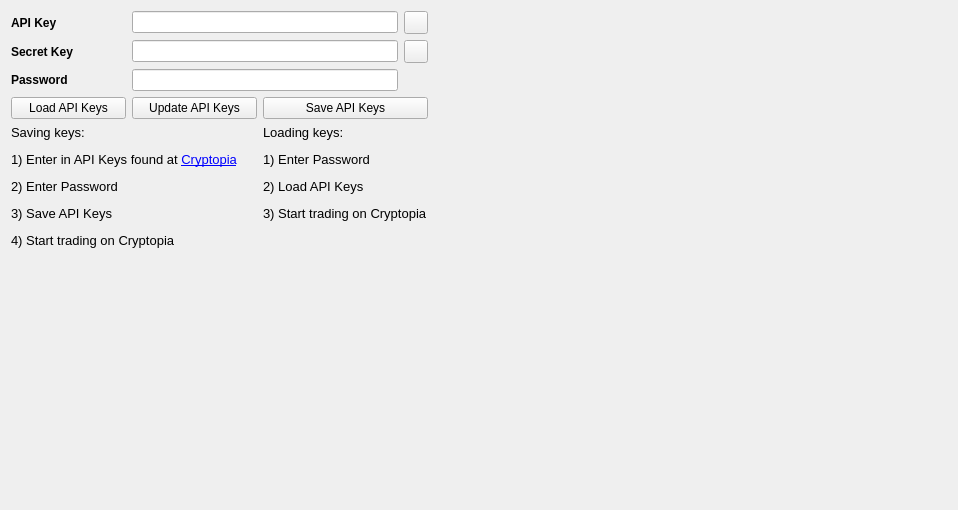
     <widget class="QWidget" name="ApiSettings">
      <attribute name="title">
       <string>Settings</string>
      </attribute>
      <layout class="QGridLayout" name="gridLayout">
       <item row="0" column="0">
        <widget class="QLabel" name="label_2">
         <property name="font">
          <font>
           <weight>75</weight>
           <bold>true</bold>
          </font>
         </property>
         <property name="text">
          <string>API Key</string>
         </property>
        </widget>
       </item>
       <item row="0" column="1" colspan="3">
        <widget class="QLineEdit" name="ApiKeyInput">
         <property name="text">
          <string/>
         </property>
        </widget>
       </item>
       <item row="0" column="4">
        <widget class="QToolButton" name="KeyPasteButton">
         <property name="toolTip">
          <string>Paste from clipboard</string>
         </property>
         <property name="text">
          <string/>
         </property>
         <property name="icon">
          <iconset>
           <normaloff>:/icons/editpaste</normaloff>:/icons/editpaste</iconset>
         </property>
         <property name="shortcut">
          <string>Alt+P</string>
         </property>
        </widget>
       </item>
       <item row="0" column="5" rowspan="6">
        <spacer name="horizontalSpacer_3">
         <property name="orientation">
          <enum>Qt::Horizontal</enum>
         </property>
         <property name="sizeHint" stdset="0">
          <size>
           <width>519</width>
           <height>488</height>
          </size>
         </property>
        </spacer>
       </item>
       <item row="1" column="0">
        <widget class="QLabel" name="label">
         <property name="font">
          <font>
           <weight>75</weight>
           <bold>true</bold>
          </font>
         </property>
         <property name="text">
          <string>Secret Key</string>
         </property>
        </widget>
       </item>
       <item row="1" column="1" colspan="3">
        <widget class="QLineEdit" name="SecretKeyInput"/>
       </item>
       <item row="1" column="4">
        <widget class="QToolButton" name="SecretPasteButton">
         <property name="toolTip">
          <string>Paste from clipboard</string>
         </property>
         <property name="text">
          <string/>
         </property>
         <property name="icon">
          <iconset>
           <normaloff>:/icons/editpaste</normaloff>:/icons/editpaste</iconset>
         </property>
         <property name="shortcut">
          <string>Alt+P</string>
         </property>
        </widget>
       </item>
       <item row="2" column="0">
        <widget class="QLabel" name="label_28">
         <property name="font">
          <font>
           <weight>75</weight>
           <bold>true</bold>
          </font>
         </property>
         <property name="text">
          <string>Password</string>
         </property>
        </widget>
       </item>
       <item row="2" column="1" colspan="3">
        <widget class="QLineEdit" name="PasswordInput">
         <property name="echoMode">
          <enum>QLineEdit::Password</enum>
         </property>
        </widget>
       </item>
       <item row="3" column="0">
        <widget class="QPushButton" name="LoadKeys">
         <property name="minimumSize">
          <size>
           <width>115</width>
           <height>0</height>
          </size>
         </property>
         <property name="text">
          <string>Load API Keys</string>
         </property>
        </widget>
       </item>
       <item row="3" column="1" colspan="2">
        <widget class="QPushButton" name="UpdateKeys">
         <property name="minimumSize">
          <size>
           <width>125</width>
           <height>0</height>
          </size>
         </property>
         <property name="text">
          <string>Update API Keys</string>
         </property>
        </widget>
       </item>
       <item row="3" column="3" colspan="2">
        <widget class="QPushButton" name="SaveKeys">
         <property name="minimumSize">
          <size>
           <width>115</width>
           <height>0</height>
          </size>
         </property>
         <property name="text">
          <string>Save API Keys</string>
         </property>
        </widget>
       </item>
       <item row="5" column="0" colspan="5">
        <spacer name="verticalSpacer_2">
         <property name="orientation">
          <enum>Qt::Vertical</enum>
         </property>
         <property name="sizeHint" stdset="0">
          <size>
           <width>358</width>
           <height>247</height>
          </size>
         </property>
        </spacer>
       </item>
       <item row="4" column="3" colspan="2">
        <widget class="QLabel" name="label232_17">
         <property name="font">
          <font>
           <pointsize>10</pointsize>
           <weight>50</weight>
           <bold>false</bold>
          </font>
         </property>
         <property name="text">
          <string>&lt;html&gt;&lt;head/&gt;&lt;body&gt;&lt;p&gt;Loading keys:&lt;/p&gt;&lt;p&gt;1) Enter Password&lt;/p&gt;&lt;p&gt;2) Load API Keys&lt;/p&gt;&lt;p&gt;3) Start trading on Cryptopia&lt;/p&gt;&lt;/body&gt;&lt;/html&gt;</string>
         </property>
         <property name="alignment">
          <set>Qt::AlignLeading|Qt::AlignLeft|Qt::AlignTop</set>
         </property>
        </widget>
       </item>
       <item row="4" column="0" colspan="3">
        <widget class="QLabel" name="label232_16">
         <property name="font">
          <font>
           <pointsize>10</pointsize>
           <weight>50</weight>
           <bold>false</bold>
          </font>
         </property>
         <property name="text">
          <string>&lt;html&gt;&lt;head/&gt;&lt;body&gt;&lt;p&gt;Saving keys:&lt;/p&gt;&lt;p&gt;1) Enter in API Keys found at &lt;a href=&quot;https://Cryptopia.co.nz/&quot;&gt;&lt;span style=&quot; text-decoration: underline; color:#0000ff;&quot;&gt;Cryptopia&lt;/span&gt;&lt;/a&gt;&lt;/p&gt;&lt;p&gt;2) Enter Password&lt;/p&gt;&lt;p&gt;3) Save API Keys&lt;/p&gt;&lt;p&gt;4) Start trading on Cryptopia&lt;/p&gt;&lt;/body&gt;&lt;/html&gt;</string>
         </property>
        </widget>
       </item>
      </layout>
      <zorder>label</zorder>
      <zorder>ApiKeyInput</zorder>
      <zorder>label_2</zorder>
      <zorder>SecretKeyInput</zorder>
      <zorder>UpdateKeys</zorder>
      <zorder>SaveKeys</zorder>
      <zorder>LoadKeys</zorder>
      <zorder>label232_16</zorder>
      <zorder>label232_17</zorder>
      <zorder>label_28</zorder>
      <zorder>PasswordInput</zorder>
      <zorder>horizontalSpacer_3</zorder>
      <zorder>verticalSpacer_2</zorder>
      <zorder>KeyPasteButton</zorder>
      <zorder>SecretPasteButton</zorder>
     </widget>
